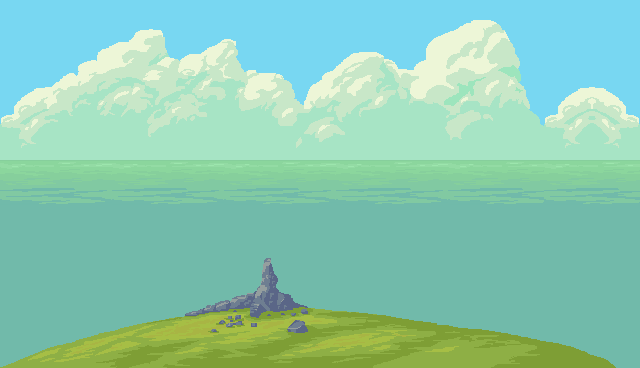

Rendered tile map (Tiled .tmx) drawn with the repository's tilesets; below, a short description and the map source with its tile grids summarised:
An orthogonal 40x23 tile map with 16x16 px tiles, 1 tile layer (Layer 1).

<map version="1.0.0" orientation="orthogonal" renderorder="right-down" width="40" height="23" tilewidth="16" tileheight="16" backgroundcolor="#78d7f2" nextobjectid="1">
 <tileset firstgid="1" source="layer_background.tsx" />
 <layer name="Layer 1" width="40" height="23">
  <data>[920 cells, 786 non-empty, 317 distinct tile ids]</data>
 </layer>
</map>